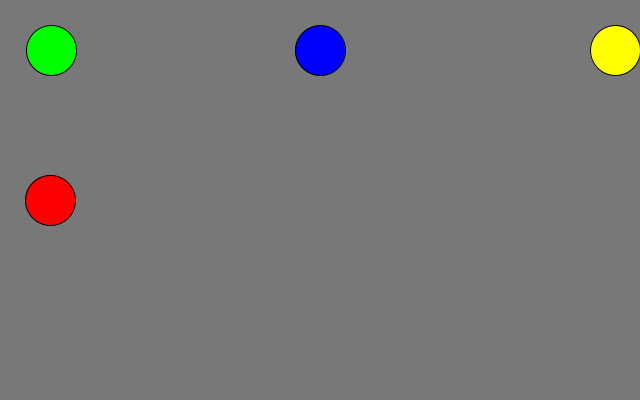
Frame 1 (no input)
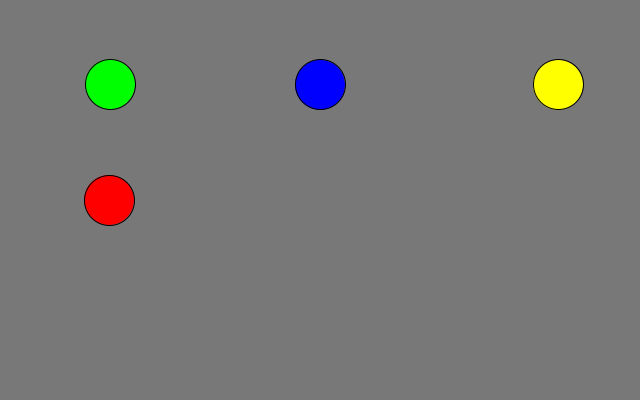
Frame 60 (the mouse pressed at the canvas centre just before this capture)
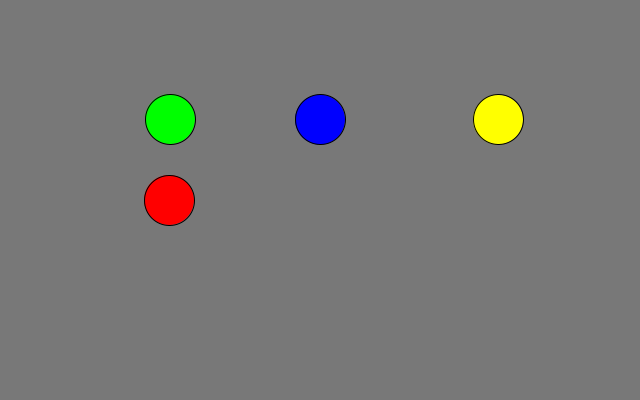
Frame 120 (the mouse held since frame 60 and released just before this capture)

The Processing sketch that drew these frames (run headless with seeded random() and noise(); from frame 60 on, the mouse is pressed at the canvas centre):

// Processing sketch: NVBouncyCircle
// ── NVBouncyCircle.pde
// I made the integer for the position of the circle and the speed.
int circleX = width/2;
int speed = 1;
float circleY = height/2;
float speedY = 0.58;
float circleX2 = width*6.15;
int speed2 = 1;
void setup() {
  size(640,400);
}
void draw() {
  background(120);
  stroke(0);
  fill(255,0,0);
  // The speed is what's making the circle move. 
  ellipse(circleX,height/2,50,50);
  circleX = circleX + speed;
  fill(0,255,0);
  ellipse(circleX,circleY,50,50);
  circleY = circleY + speedY;
  fill(0,0,255);
  ellipse(width/2,circleY,50,50);
  fill(255,255,0);
  ellipse(circleX2,circleY,50,50);
  circleX2 = circleX2 + speed2;
  if (circleX > width/1.04) 
  {
    speed = -1;
  }
  if (circleX < width/30) 
  {
    speed = +1;
  }
  if (circleY > height/1.06)
  {
    speedY = -0.58;
  }
  if (circleY < height/15)
  {
    speedY = +0.58;
  }
   if (circleX2 < width/30) 
  {
    speed2 = +1;
  }
  if (circleX2 > width/1.04)
  {
    speed2 = -1;
  }
}
